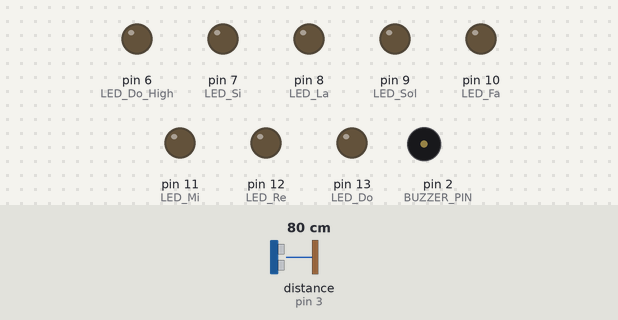
Recording of a sketch running on a simulated Arduino Uno, built with avr-gcc and run on an emulated ATmega328P. Shown: output pins drawn as LEDs (lit = HIGH), buzzer (waves = sounding). Wiring (inferred from the names in the program): ultrasonic range finder: trigger pin 4; echo pin 3. The test bench sets the inputs (shaded band); at power-on: distance to the obstacle (sensor on pin 3) 80 cm. The echo pulse lasts 58.3 µs per cm; pins used as bus, display or sensor lines are not drawn; what the sketch prints to the serial monitor is not drawn.

Above: at 1.2 s.
1.3 s: distance to the obstacle (sensor on pin 3) set to 18 cm
At 2.5 s:
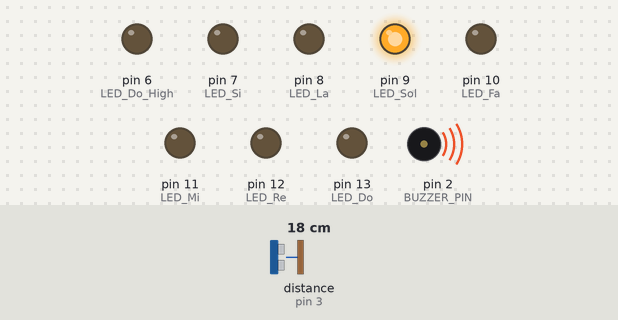
4.3 s: distance to the obstacle (sensor on pin 3) set to 2 cm
At 5.2 s:
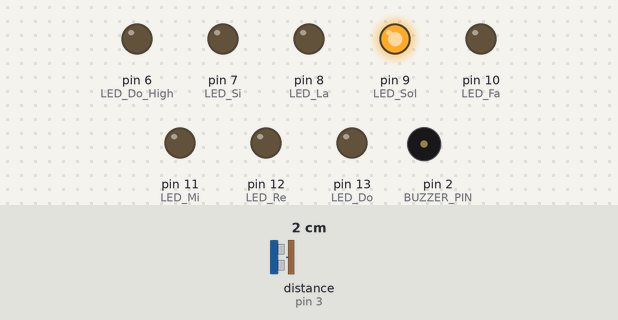
5.8 s: distance to the obstacle (sensor on pin 3) set to 15 cm
At 6.1 s:
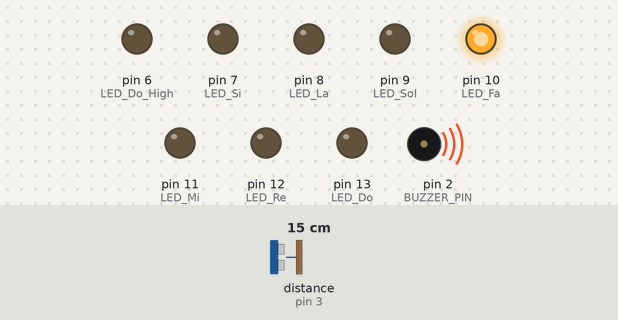
8.8 s: distance to the obstacle (sensor on pin 3) set to 18 cm
At 10.0 s:
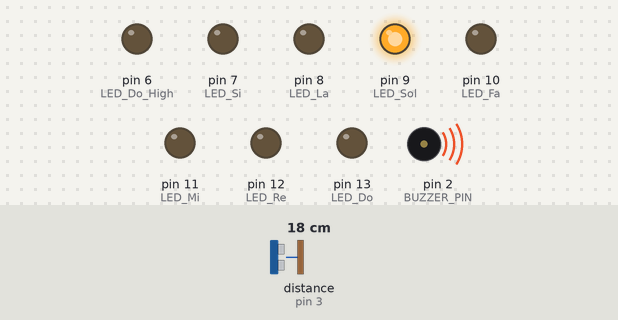
10.3 s: distance to the obstacle (sensor on pin 3) set to 4 cm
At 11.5 s:
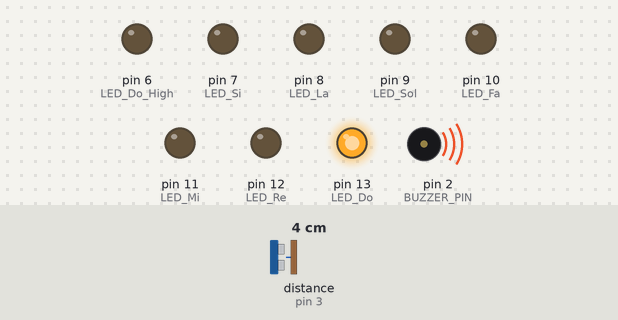
11.8 s: distance to the obstacle (sensor on pin 3) set to 21 cm
At 14.7 s:
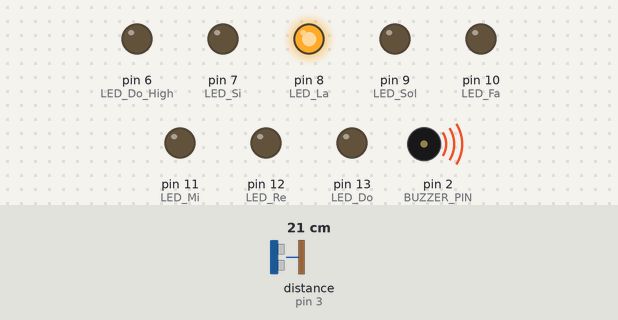
Timing chart, 0 to 15.8 s (numbered marks = the images above; inputs shaded):
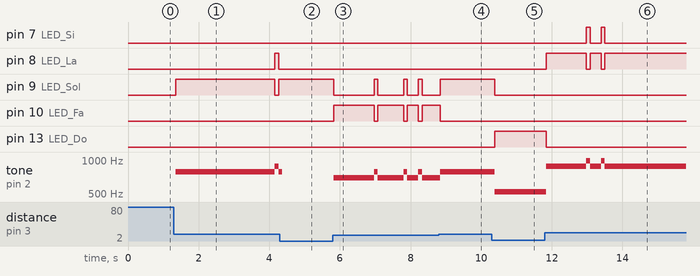

Measured:
- the behaviour switches between 15 and 16 cm on distance to the obstacle (sensor on pin 3) (found by bisection; images 3 and 4)
- after the input at 1.3 s, pin 8 (LED_La): LOW → HIGH after 2.9 s, → LOW 0.11 s later; pin 9 (LED_Sol): LOW → HIGH after 0.05 s, → LOW 2.8 s later, → HIGH 0.11 s later; tone on pin 2 (BUZZER_PIN): silent → 784 Hz after 0.05 s, → 880 Hz 2.8 s later, → 784 Hz 0.11 s later
- after the input at 4.3 s, pin 8 (LED_La): stays LOW (without the input it goes to HIGH after 0.79 s); pin 9 (LED_Sol): stays HIGH (without the input it goes to LOW after 0.79 s)
- after the input at 5.8 s, pin 9 (LED_Sol): goes LOW 1.1 s, HIGH 0.11 s, LOW 0.73 s, HIGH 0.10 s, LOW 0.32 s, HIGH 0.11 s, then LOW, starting at once; pin 10 (LED_Fa): goes HIGH 1.1 s, LOW 0.11 s, HIGH 0.73 s, LOW 0.10 s, HIGH 0.32 s, LOW 0.11 s, then HIGH, starting at once
- after the input at 8.8 s, pin 9 (LED_Sol): LOW → HIGH at once; pin 10 (LED_Fa): HIGH → LOW at once; tone on pin 2 (BUZZER_PIN): 698 Hz → 784 Hz at once
- after the input at 10.3 s, pin 9 (LED_Sol): HIGH → LOW after 0.08 s; pin 13 (LED_Do): LOW → HIGH after 0.08 s; tone on pin 2 (BUZZER_PIN): 784 Hz → 523 Hz after 0.08 s
- after the input at 11.8 s, pin 7 (LED_Si): alternates HIGH for 0.10 s and LOW for 0.31 s, 4 changes in all, then stays LOW, starting after 1.2 s; pin 8 (LED_La): goes HIGH 1.1 s, LOW 0.11 s, HIGH 0.31 s, LOW 0.10 s, then HIGH, starting after 0.05 s

The sketch:

Simple_Guitar.ino
```cpp
#include "arduino_secrets.h"

#define ECHO_PIN 3
#define TRIGGER_PIN 4

#define LED_Do 13
#define LED_Re 12
#define LED_Mi 11
#define LED_Fa 10
#define LED_Sol 9
#define LED_La 8
#define LED_Si 7
#define LED_Do_High 6

#define BUZZER_PIN 2

unsigned long last_time_ultrasonic_trigger = 0;
unsigned long ultrasonic_trigger_delay = 100;

volatile unsigned long pulse_start;
volatile unsigned long pulse_end;
volatile bool new_distance_available = false;

const int time_delay = 100;

// Notes (frequencies)
int notes[] = {
  523,  // Do
  587,  // Re
  659,  // Mi
  698,  // Fa
  784,  // Sol
  880,  // La
  988,  // Si
  1046  // High Do
};

void trigger_ultrasonic_sensor() {
  digitalWrite(TRIGGER_PIN, LOW);
  delayMicroseconds(2);
  digitalWrite(TRIGGER_PIN, HIGH);
  delayMicroseconds(10);
  digitalWrite(TRIGGER_PIN, LOW);
}

void echo_interrupt() {
  if (digitalRead(ECHO_PIN) == HIGH) {
    pulse_start = micros();
  } else {
    pulse_end = micros();
    new_distance_available = true;
  }
}

double get_distance() {
  double duration = pulse_end - pulse_start;
  return duration / 58.0; // convert to cm
}

void turn_off_all_leds() {
  digitalWrite(LED_Do, LOW);
  digitalWrite(LED_Re, LOW);
  digitalWrite(LED_Mi, LOW);
  digitalWrite(LED_Fa, LOW);
  digitalWrite(LED_Sol, LOW);
  digitalWrite(LED_La, LOW);
  digitalWrite(LED_Si, LOW);
  digitalWrite(LED_Do_High, LOW);
}

void setup() {
  Serial.begin(9600);

  pinMode(TRIGGER_PIN, OUTPUT);
  pinMode(ECHO_PIN, INPUT);

  pinMode(LED_Do, OUTPUT);
  pinMode(LED_Re, OUTPUT);
  pinMode(LED_Mi, OUTPUT);
  pinMode(LED_Fa, OUTPUT);
  pinMode(LED_Sol, OUTPUT);
  pinMode(LED_La, OUTPUT);
  pinMode(LED_Si, OUTPUT);
  pinMode(LED_Do_High, OUTPUT);

  pinMode(BUZZER_PIN, OUTPUT);

  attachInterrupt(digitalPinToInterrupt(ECHO_PIN), echo_interrupt, CHANGE);

  Serial.println("Air Piano Ready!");
}

void loop() {
  unsigned long now = millis();

  if (now - last_time_ultrasonic_trigger > ultrasonic_trigger_delay) {
    last_time_ultrasonic_trigger = now;
    trigger_ultrasonic_sensor();
  }

  if (new_distance_available) {
    new_distance_available = false;
    double distance = get_distance();

    int note_index = -1;

    if (distance > 3 && distance <= 6) note_index = 0;
    else if (distance > 6 && distance <= 8.5) note_index = 1;
    else if (distance > 8.5 && distance <= 12) note_index = 2;
    else if (distance > 12 && distance <= 15) note_index = 3;
    else if (distance > 15 && distance <= 18) note_index = 4;
    else if (distance > 18 && distance <= 21) note_index = 5;
    else if (distance > 21 && distance <= 24) note_index = 6;
    else if (distance > 24 && distance <= 27) note_index = 7;
    else{
      noTone(BUZZER_PIN);
    }
    if (note_index != -1) {
      turn_off_all_leds();

      int led_pin;
      if (note_index == 7)
        led_pin = LED_Do_High;
      else
        led_pin = LED_Do - note_index;

      digitalWrite(led_pin, HIGH);

      tone(BUZZER_PIN, notes[note_index]);
      //delay(time_delay);
      //noTone(BUZZER_PIN);
    }
  }

  delay(5);
}
```

arduino_secrets.h
```cpp

```
